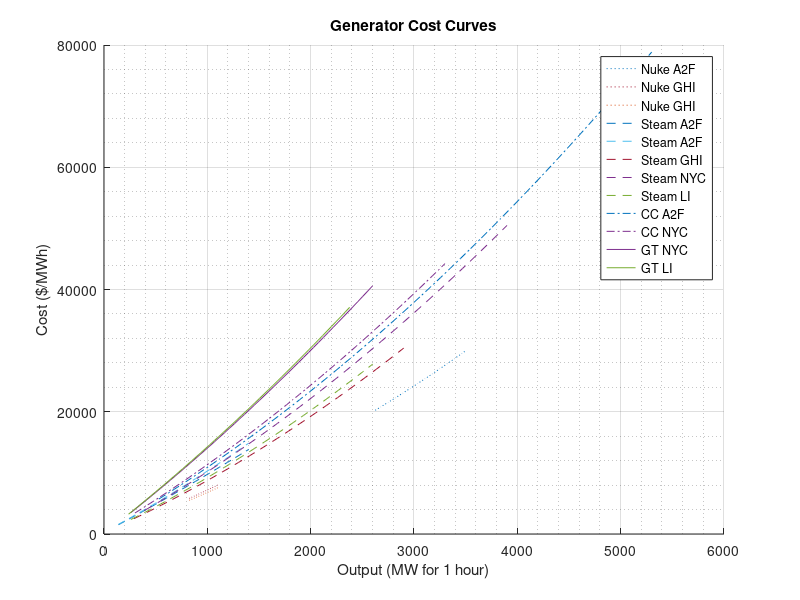

Recreate this plot in MATLAB.
clear all
close all
clc


mpc.gencost = [
2	80000       0	3	0.001	5       225	;	%1NUKE
2	80000       0	3	0.001	6       200	;	%2
2	80000       0	3	0.001	5.5      300	;	%3

2	60000       0	3	0.0005	9      250	;	%4STEAM
2	60000       0	3	0.001	9      300	;	%5
2	60000       0	3	0.001	7.5      250	;	%6
2	60000       0	3	0.001	9       175	;	%7
2	60000       0	3	0.001	8       225	;	%8

2	300000000	0	3	0.001	10      808.633	;	%9

2	4500        0	3	0.001	9.5     400	;	%10CC
2	4500        0	3	0.001	10       350	;	%11

2	1000        0	3	0.001	13      50	;	%12GT
2	1000        0	3	0.001	13.2	50	;	%13

2	300000000	0	3	0.001	1.0383	808.633	;	%14
];

T = linspace(140,5300,1000);

Pout = [3500,	2625    ;...
        1100,	825     ;...
        1100,	825     ;...
        1400,	140     ;...
        1400,	140     ;...
        2900,	290     ;...
        3900,	390     ;...
        2600,	260     ;...
        2000,	0       ;...
        5300,	530     ;...
        3300,	300     ;...
        2600,	260     ;...
        2377,	237.7	;...
        10000,	0       ;]

hold on
for gen = 1:14

    

    p = mpc.gencost(gen,5:7)
    
    PoutRange(gen,:) = linspace(Pout(gen,2),Pout(gen,1),50);
    
    Cost(gen,:) = polyval(p,PoutRange(gen,:))
end
hold on
                    plot(PoutRange(1,:),Cost(1,:),'LineStyle',':','color',[0 .447 .741])
                    plot(PoutRange(2,:),Cost(2,:),'LineStyle',':','color',[.635 .078 .184])
                    plot(PoutRange(3,:),Cost(3,:),'LineStyle',':','color',[.85 .325 .098])
                    plot(PoutRange(4,:),Cost(4,:),'LineStyle','--','color',[0 .447 .741])
                    plot(PoutRange(5,:),Cost(5,:),'LineStyle','--','color',[.301 .745 .933])
                    plot(PoutRange(6,:),Cost(6,:),'LineStyle','--','color',[.635 .078 .184])
                    plot(PoutRange(7,:),Cost(7,:),'LineStyle','--','color',[.494 .184 .556])
                    plot(PoutRange(8,:),Cost(8,:),'LineStyle','--','color',[.466 .674 .188])
                    plot(PoutRange(10,:),Cost(10,:),'LineStyle','-.','color',[0 .447 .741])
                    plot(PoutRange(11,:),Cost(11,:),'LineStyle','-.','color',[.494 .184 .556])
                    plot(PoutRange(12,:),Cost(12,:),'LineStyle','-','color',[.494 .184 .556])
                    plot(PoutRange(13,:),Cost(13,:),'LineStyle','-','color',[.466 .674 .188])
                    
                    title('Generator Cost Curves')
                    B3 = legend('Nuke A2F','Nuke GHI','Nuke GHI','Steam A2F','Steam A2F','Steam GHI','Steam NYC','Steam LI',...
                               'CC A2F','CC NYC','GT NYC','GT LI');    
                    ylabel('Cost ($/MWh)')
                    xlabel('Output (MW for 1 hour)')
                    
                    grid on
                    grid minor

hold off